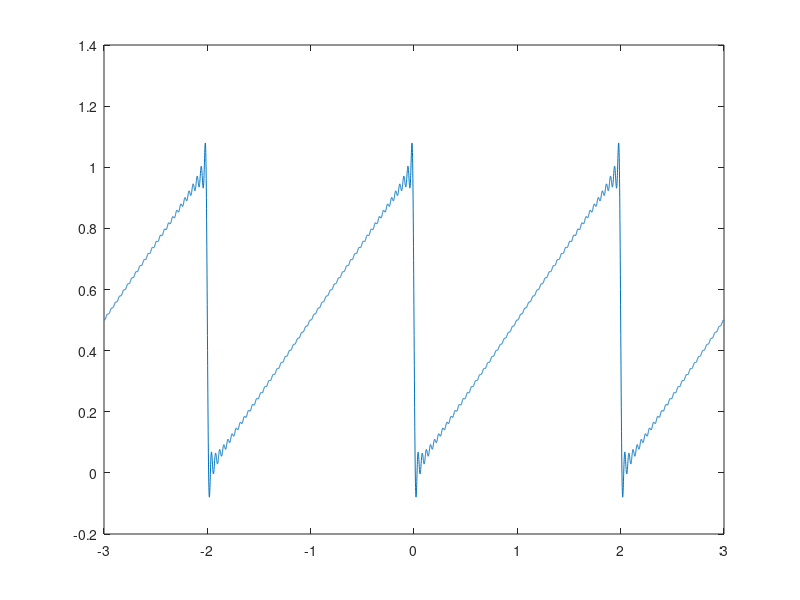

Write MATLAB code to recreate this figure.
clc
clear

n=50;

intervalo = -3:0.001:3;

indice = 1;
T= 2;
w=2.0*pi/T;

for t= intervalo
    valor = 0.0;
    for k = -n:n
        if (k ~=0.0)
        valor = (valor +( ( (2*i*k*w - exp(2*i*k*w)+1) * (exp(i*k*t*w -2*i*w*k)) ) / (2*(k^2)*w^2)));
        else
            valor = valor +1;
            
        end
    end
    res (indice) = (valor/2);
    indice = indice +1;
end

plot (intervalo, res);

